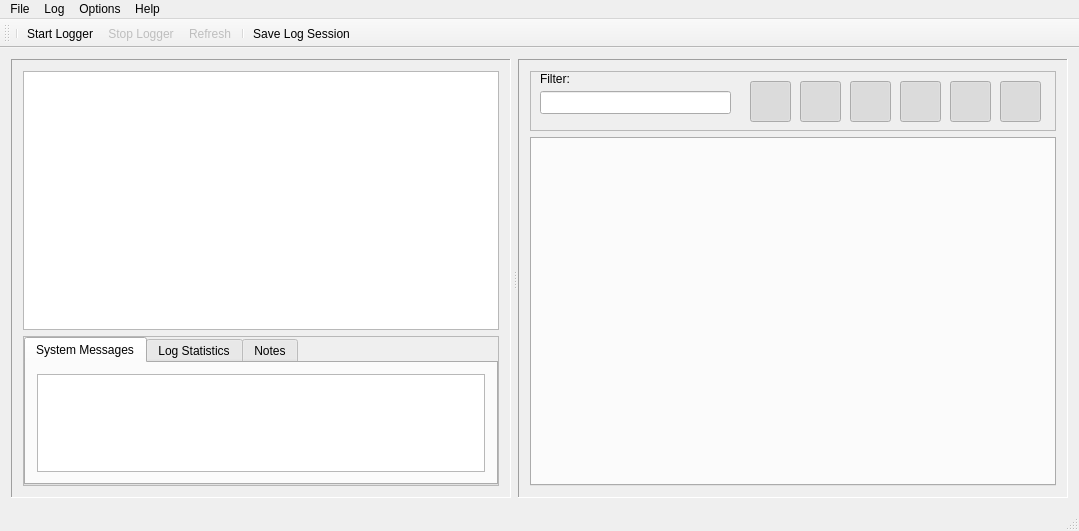
<?xml version="1.0" encoding="UTF-8"?>
<ui version="4.0">
 <class>MainWindow</class>
 <widget class="QMainWindow" name="MainWindow">
  <property name="geometry">
   <rect>
    <x>0</x>
    <y>0</y>
    <width>1072</width>
    <height>531</height>
   </rect>
  </property>
  <property name="sizePolicy">
   <sizepolicy hsizetype="Maximum" vsizetype="Preferred">
    <horstretch>0</horstretch>
    <verstretch>0</verstretch>
   </sizepolicy>
  </property>
  <property name="windowTitle">
   <string>QtYarprun Logger</string>
  </property>
  <widget class="QWidget" name="centralWidget">
   <layout class="QVBoxLayout" name="verticalLayout_4">
    <item>
     <widget class="QSplitter" name="splitter">
      <property name="sizePolicy">
       <sizepolicy hsizetype="Preferred" vsizetype="Preferred">
        <horstretch>1</horstretch>
        <verstretch>0</verstretch>
       </sizepolicy>
      </property>
      <property name="frameShape">
       <enum>QFrame::NoFrame</enum>
      </property>
      <property name="midLineWidth">
       <number>0</number>
      </property>
      <property name="orientation">
       <enum>Qt::Horizontal</enum>
      </property>
      <property name="handleWidth">
       <number>7</number>
      </property>
      <widget class="QFrame" name="left_frame">
       <property name="sizePolicy">
        <sizepolicy hsizetype="Minimum" vsizetype="Preferred">
         <horstretch>1</horstretch>
         <verstretch>0</verstretch>
        </sizepolicy>
       </property>
       <property name="minimumSize">
        <size>
         <width>500</width>
         <height>0</height>
        </size>
       </property>
       <property name="frameShape">
        <enum>QFrame::Panel</enum>
       </property>
       <property name="frameShadow">
        <enum>QFrame::Sunken</enum>
       </property>
       <layout class="QVBoxLayout" name="verticalLayout">
        <item>
         <widget class="QTreeView" name="yarprunTreeView">
          <property name="sizePolicy">
           <sizepolicy hsizetype="Expanding" vsizetype="Minimum">
            <horstretch>0</horstretch>
            <verstretch>5</verstretch>
           </sizepolicy>
          </property>
          <property name="contextMenuPolicy">
           <enum>Qt::CustomContextMenu</enum>
          </property>
          <property name="editTriggers">
           <set>QAbstractItemView::NoEditTriggers</set>
          </property>
          <property name="rootIsDecorated">
           <bool>false</bool>
          </property>
          <property name="sortingEnabled">
           <bool>true</bool>
          </property>
          <attribute name="headerVisible">
           <bool>true</bool>
          </attribute>
         </widget>
        </item>
        <item>
         <widget class="QFrame" name="frame_2">
          <property name="sizePolicy">
           <sizepolicy hsizetype="Expanding" vsizetype="Minimum">
            <horstretch>0</horstretch>
            <verstretch>1</verstretch>
           </sizepolicy>
          </property>
          <property name="minimumSize">
           <size>
            <width>0</width>
            <height>150</height>
           </size>
          </property>
          <property name="baseSize">
           <size>
            <width>0</width>
            <height>0</height>
           </size>
          </property>
          <property name="frameShape">
           <enum>QFrame::StyledPanel</enum>
          </property>
          <property name="frameShadow">
           <enum>QFrame::Raised</enum>
          </property>
          <layout class="QHBoxLayout" name="horizontalLayout">
           <property name="margin">
            <number>0</number>
           </property>
           <item>
            <widget class="QTabWidget" name="tabWidget">
             <property name="currentIndex">
              <number>0</number>
             </property>
             <widget class="QWidget" name="tab">
              <attribute name="title">
               <string>System Messages</string>
              </attribute>
              <layout class="QVBoxLayout" name="verticalLayout_5">
               <item>
                <widget class="MessageWidget" name="system_message">
                 <property name="frameShape">
                  <enum>QFrame::StyledPanel</enum>
                 </property>
                 <property name="frameShadow">
                  <enum>QFrame::Plain</enum>
                 </property>
                </widget>
               </item>
              </layout>
             </widget>
             <widget class="QWidget" name="tab_2">
              <attribute name="title">
               <string>Log Statistics</string>
              </attribute>
              <layout class="QVBoxLayout" name="verticalLayout_6">
               <item>
                <widget class="QPlainTextEdit" name="plainTextEdit_2">
                 <property name="frameShadow">
                  <enum>QFrame::Plain</enum>
                 </property>
                </widget>
               </item>
              </layout>
             </widget>
             <widget class="QWidget" name="tab_3">
              <attribute name="title">
               <string>Notes</string>
              </attribute>
              <layout class="QVBoxLayout" name="verticalLayout_2">
               <item>
                <widget class="QPlainTextEdit" name="plainTextEdit">
                 <property name="frameShadow">
                  <enum>QFrame::Plain</enum>
                 </property>
                </widget>
               </item>
              </layout>
             </widget>
            </widget>
           </item>
          </layout>
         </widget>
        </item>
       </layout>
      </widget>
      <widget class="QFrame" name="right_frame">
       <property name="sizePolicy">
        <sizepolicy hsizetype="Maximum" vsizetype="Preferred">
         <horstretch>3</horstretch>
         <verstretch>0</verstretch>
        </sizepolicy>
       </property>
       <property name="minimumSize">
        <size>
         <width>550</width>
         <height>0</height>
        </size>
       </property>
       <property name="frameShape">
        <enum>QFrame::Panel</enum>
       </property>
       <property name="frameShadow">
        <enum>QFrame::Sunken</enum>
       </property>
       <layout class="QVBoxLayout" name="verticalLayout_3">
        <item>
         <widget class="QFrame" name="frame">
          <property name="minimumSize">
           <size>
            <width>0</width>
            <height>60</height>
           </size>
          </property>
          <property name="frameShape">
           <enum>QFrame::StyledPanel</enum>
          </property>
          <property name="frameShadow">
           <enum>QFrame::Raised</enum>
          </property>
          <widget class="QPushButton" name="DisplayUnformattedEnable">
           <property name="geometry">
            <rect>
             <x>470</x>
             <y>10</y>
             <width>41</width>
             <height>41</height>
            </rect>
           </property>
           <property name="text">
            <string/>
           </property>
           <property name="icon">
            <iconset resource="res.qrc">
             <normaloff>:/images/all_ico_b.png</normaloff>
             <normalon>:/images/all_ico.png</normalon>:/images/all_ico_b.png</iconset>
           </property>
           <property name="iconSize">
            <size>
             <width>32</width>
             <height>32</height>
            </size>
           </property>
           <property name="checkable">
            <bool>true</bool>
           </property>
           <property name="checked">
            <bool>true</bool>
           </property>
           <property name="autoDefault">
            <bool>false</bool>
           </property>
           <property name="default">
            <bool>false</bool>
           </property>
           <property name="flat">
            <bool>false</bool>
           </property>
          </widget>
          <widget class="QPushButton" name="DisplayWarningEnable">
           <property name="geometry">
            <rect>
             <x>270</x>
             <y>10</y>
             <width>41</width>
             <height>41</height>
            </rect>
           </property>
           <property name="text">
            <string/>
           </property>
           <property name="icon">
            <iconset resource="res.qrc">
             <normaloff>:/images/warning_ico_b.png</normaloff>
             <normalon>:/images/warning_ico.png</normalon>:/images/warning_ico_b.png</iconset>
           </property>
           <property name="iconSize">
            <size>
             <width>32</width>
             <height>32</height>
            </size>
           </property>
           <property name="checkable">
            <bool>true</bool>
           </property>
           <property name="checked">
            <bool>true</bool>
           </property>
           <property name="autoDefault">
            <bool>false</bool>
           </property>
           <property name="default">
            <bool>false</bool>
           </property>
           <property name="flat">
            <bool>false</bool>
           </property>
          </widget>
          <widget class="QPushButton" name="DisplayInfoEnable">
           <property name="geometry">
            <rect>
             <x>320</x>
             <y>10</y>
             <width>41</width>
             <height>41</height>
            </rect>
           </property>
           <property name="text">
            <string/>
           </property>
           <property name="icon">
            <iconset resource="res.qrc">
             <normaloff>:/images/info_ico_b.png</normaloff>
             <normalon>:/images/info_ico.png</normalon>:/images/info_ico_b.png</iconset>
           </property>
           <property name="iconSize">
            <size>
             <width>32</width>
             <height>32</height>
            </size>
           </property>
           <property name="checkable">
            <bool>true</bool>
           </property>
           <property name="checked">
            <bool>true</bool>
           </property>
           <property name="autoDefault">
            <bool>false</bool>
           </property>
           <property name="default">
            <bool>false</bool>
           </property>
           <property name="flat">
            <bool>false</bool>
           </property>
          </widget>
          <widget class="QPushButton" name="DisplayDebugEnable">
           <property name="geometry">
            <rect>
             <x>370</x>
             <y>10</y>
             <width>41</width>
             <height>41</height>
            </rect>
           </property>
           <property name="text">
            <string/>
           </property>
           <property name="icon">
            <iconset resource="res.qrc">
             <normaloff>:/images/debug_ico_b.png</normaloff>
             <normalon>:/images/debug_ico.png</normalon>:/images/debug_ico_b.png</iconset>
           </property>
           <property name="iconSize">
            <size>
             <width>32</width>
             <height>32</height>
            </size>
           </property>
           <property name="checkable">
            <bool>true</bool>
           </property>
           <property name="checked">
            <bool>true</bool>
           </property>
           <property name="autoDefault">
            <bool>false</bool>
           </property>
           <property name="default">
            <bool>false</bool>
           </property>
           <property name="flat">
            <bool>false</bool>
           </property>
          </widget>
          <widget class="QPushButton" name="DisplayErrorEnable">
           <property name="geometry">
            <rect>
             <x>220</x>
             <y>10</y>
             <width>41</width>
             <height>41</height>
            </rect>
           </property>
           <property name="text">
            <string/>
           </property>
           <property name="icon">
            <iconset resource="res.qrc">
             <normaloff>:/images/error_ico_b.png</normaloff>
             <normalon>:/images/error_ico.png</normalon>:/images/error_ico_b.png</iconset>
           </property>
           <property name="iconSize">
            <size>
             <width>32</width>
             <height>32</height>
            </size>
           </property>
           <property name="checkable">
            <bool>true</bool>
           </property>
           <property name="checked">
            <bool>true</bool>
           </property>
           <property name="autoDefault">
            <bool>false</bool>
           </property>
           <property name="default">
            <bool>false</bool>
           </property>
           <property name="flat">
            <bool>false</bool>
           </property>
          </widget>
          <widget class="QLabel" name="label_2">
           <property name="geometry">
            <rect>
             <x>10</x>
             <y>0</y>
             <width>51</width>
             <height>16</height>
            </rect>
           </property>
           <property name="text">
            <string>Filter:</string>
           </property>
          </widget>
          <widget class="QLineEdit" name="lineEdit_2">
           <property name="geometry">
            <rect>
             <x>10</x>
             <y>20</y>
             <width>191</width>
             <height>23</height>
            </rect>
           </property>
          </widget>
          <widget class="QPushButton" name="DisplayTraceEnable">
           <property name="geometry">
            <rect>
             <x>420</x>
             <y>10</y>
             <width>41</width>
             <height>41</height>
            </rect>
           </property>
           <property name="text">
            <string/>
           </property>
           <property name="icon">
            <iconset resource="res.qrc">
             <normaloff>:/images/trace_ico_b.png</normaloff>
             <normalon>:/images/trace_ico.png</normalon>:/images/trace_ico_b.png</iconset>
           </property>
           <property name="iconSize">
            <size>
             <width>32</width>
             <height>32</height>
            </size>
           </property>
           <property name="checkable">
            <bool>true</bool>
           </property>
           <property name="checked">
            <bool>true</bool>
           </property>
           <property name="autoDefault">
            <bool>false</bool>
           </property>
           <property name="default">
            <bool>false</bool>
           </property>
           <property name="flat">
            <bool>false</bool>
           </property>
          </widget>
         </widget>
        </item>
        <item>
         <widget class="QTabWidget" name="logtabs">
          <property name="currentIndex">
           <number>-1</number>
          </property>
          <property name="tabsClosable">
           <bool>true</bool>
          </property>
         </widget>
        </item>
       </layout>
      </widget>
     </widget>
    </item>
   </layout>
  </widget>
  <widget class="QMenuBar" name="menuBar">
   <property name="geometry">
    <rect>
     <x>0</x>
     <y>0</y>
     <width>1072</width>
     <height>19</height>
    </rect>
   </property>
   <widget class="QMenu" name="menuFile">
    <property name="title">
     <string>File</string>
    </property>
    <addaction name="actionStart_Logger"/>
    <addaction name="actionStop_Logger"/>
    <addaction name="actionRefresh"/>
    <addaction name="separator"/>
    <addaction name="actionSave_Log"/>
    <addaction name="actionLoad_Log"/>
    <addaction name="separator"/>
    <addaction name="actionClear"/>
   </widget>
   <widget class="QMenu" name="menuOptions">
    <property name="title">
     <string>Options</string>
    </property>
    <addaction name="actionShow_YarprunTimestamps"/>
    <addaction name="actionShow_LocalTimestamps"/>
    <addaction name="actionShow_Log_Level"/>
    <addaction name="actionShow_Filename"/>
    <addaction name="actionShow_Line_Number"/>
    <addaction name="actionShow_Function"/>
    <addaction name="actionShow_Thread_Id"/>
    <addaction name="actionShow_Component"/>
    <addaction name="separator"/>
    <addaction name="actionShow_Colors"/>
    <addaction name="actionShow_Grid"/>
    <addaction name="separator"/>
    <addaction name="actionShow_Mute_Ports"/>
    <addaction name="separator"/>
    <addaction name="actionAdvanced"/>
   </widget>
   <widget class="QMenu" name="menuHelp">
    <property name="title">
     <string>Help</string>
    </property>
    <addaction name="actionAbout_QtYarpLogger"/>
    <addaction name="separator"/>
    <addaction name="actionAbout_QtYarpLogger_2"/>
   </widget>
   <widget class="QMenu" name="menuLog">
    <property name="title">
     <string>Log</string>
    </property>
    <addaction name="actionClear_current_log"/>
    <addaction name="actionExport_current_log_to_text_file"/>
    <addaction name="actionDisable_current_log"/>
    <addaction name="actionReset_current_log_error_warning_counters"/>
   </widget>
   <addaction name="menuFile"/>
   <addaction name="menuLog"/>
   <addaction name="menuOptions"/>
   <addaction name="menuHelp"/>
  </widget>
  <widget class="QToolBar" name="mainToolBar">
   <attribute name="toolBarArea">
    <enum>TopToolBarArea</enum>
   </attribute>
   <attribute name="toolBarBreak">
    <bool>false</bool>
   </attribute>
   <addaction name="separator"/>
   <addaction name="actionStart_Logger"/>
   <addaction name="actionStop_Logger"/>
   <addaction name="actionRefresh"/>
   <addaction name="separator"/>
   <addaction name="actionSave_Log"/>
  </widget>
  <widget class="QStatusBar" name="statusBar"/>
  <action name="actionAbout_QtYarpLogger">
   <property name="text">
    <string>Help</string>
   </property>
  </action>
  <action name="actionShow_YarprunTimestamps">
   <property name="checkable">
    <bool>true</bool>
   </property>
   <property name="checked">
    <bool>true</bool>
   </property>
   <property name="text">
    <string>Show Yarprun Timestamps</string>
   </property>
  </action>
  <action name="actionSave_Log">
   <property name="icon">
    <iconset resource="res.qrc">
     <normaloff>:/images/save_ico.png</normaloff>:/images/save_ico.png</iconset>
   </property>
   <property name="text">
    <string>Save Log Session</string>
   </property>
  </action>
  <action name="actionLoad_Log">
   <property name="text">
    <string>Load Log Session</string>
   </property>
  </action>
  <action name="actionStart_Logger">
   <property name="icon">
    <iconset resource="res.qrc">
     <normaloff>:/images/run_ico.png</normaloff>:/images/run_ico.png</iconset>
   </property>
   <property name="text">
    <string>Start Logger</string>
   </property>
  </action>
  <action name="actionAbout_QtYarpLogger_2">
   <property name="text">
    <string>about QtYarpLogger</string>
   </property>
  </action>
  <action name="actionStop_Logger">
   <property name="enabled">
    <bool>false</bool>
   </property>
   <property name="icon">
    <iconset resource="res.qrc">
     <normaloff>:/images/stop_ico.png</normaloff>:/images/stop_ico.png</iconset>
   </property>
   <property name="text">
    <string>Stop Logger</string>
   </property>
  </action>
  <action name="actionShow_Log_Level">
   <property name="checkable">
    <bool>true</bool>
   </property>
   <property name="checked">
    <bool>true</bool>
   </property>
   <property name="text">
    <string>Show Log Level</string>
   </property>
  </action>
  <action name="actionShow_Colors">
   <property name="checkable">
    <bool>true</bool>
   </property>
   <property name="checked">
    <bool>true</bool>
   </property>
   <property name="text">
    <string>Show Colors</string>
   </property>
  </action>
  <action name="actionShow_Grid">
   <property name="checkable">
    <bool>true</bool>
   </property>
   <property name="checked">
    <bool>true</bool>
   </property>
   <property name="text">
    <string>Show Grid</string>
   </property>
  </action>
  <action name="actionAdvanced">
   <property name="text">
    <string>Advanced...</string>
   </property>
  </action>
  <action name="actionShow_Mute_Ports">
   <property name="checkable">
    <bool>true</bool>
   </property>
   <property name="checked">
    <bool>true</bool>
   </property>
   <property name="text">
    <string>Show Mute Ports</string>
   </property>
  </action>
  <action name="actionRefresh">
   <property name="enabled">
    <bool>false</bool>
   </property>
   <property name="icon">
    <iconset resource="res.qrc">
     <normaloff>:/images/progress_ico.png</normaloff>:/images/progress_ico.png</iconset>
   </property>
   <property name="text">
    <string>Refresh</string>
   </property>
  </action>
  <action name="actionClear">
   <property name="text">
    <string>Clear Session</string>
   </property>
  </action>
  <action name="actionShow_LocalTimestamps">
   <property name="checkable">
    <bool>true</bool>
   </property>
   <property name="checked">
    <bool>true</bool>
   </property>
   <property name="text">
    <string>Show Local Timestamps</string>
   </property>
  </action>
  <action name="actionClear_current_log">
   <property name="text">
    <string>Clear current log</string>
   </property>
  </action>
  <action name="actionExport_current_log_to_text_file">
   <property name="text">
    <string>Export current log to text file</string>
   </property>
  </action>
  <action name="actionDisable_current_log">
   <property name="text">
    <string>Enable/Disable current log</string>
   </property>
  </action>
  <action name="actionReset_current_log_error_warning_counters">
   <property name="text">
    <string>Reset error/warning counters</string>
   </property>
  </action>
  <action name="actionShow_Filename">
   <property name="checkable">
    <bool>true</bool>
   </property>
   <property name="text">
    <string>Show Filename</string>
   </property>
  </action>
  <action name="actionShow_Line_Number">
   <property name="checkable">
    <bool>true</bool>
   </property>
   <property name="text">
    <string>Show Line Number</string>
   </property>
  </action>
  <action name="actionShow_Function">
   <property name="checkable">
    <bool>true</bool>
   </property>
   <property name="text">
    <string>Show Function</string>
   </property>
  </action>
  <action name="actionShow_Thread_Id">
   <property name="checkable">
    <bool>true</bool>
   </property>
   <property name="text">
    <string>Show Thread Id</string>
   </property>
  </action>
  <action name="actionShow_Component">
   <property name="checkable">
    <bool>true</bool>
   </property>
   <property name="checked">
    <bool>true</bool>
   </property>
   <property name="text">
    <string>Show Component</string>
   </property>
  </action>
 </widget>
 <layoutdefault spacing="6" margin="11"/>
 <customwidgets>
  <customwidget>
   <class>MessageWidget</class>
   <extends>QListWidget</extends>
   <header>messageWidget.h</header>
  </customwidget>
 </customwidgets>
 <resources>
  <include location="res.qrc"/>
 </resources>
 <connections/>
</ui>
